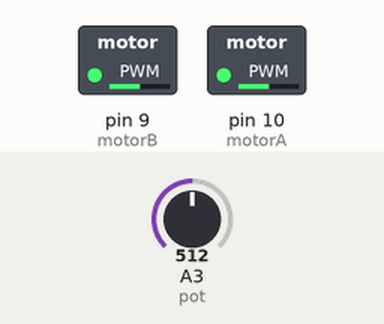
The sketch below on a simulated Arduino Uno, built with avr-gcc and run on an emulated ATmega328P. Shown: switched loads named in the sketch (green lamp = pin HIGH). Inputs (shaded band) come from the test bench; at power-on: A3 (pot) = 512.

Above: at 1.2 s.
1.3 s: A3 (pot) set to 716
At 1.7 s:
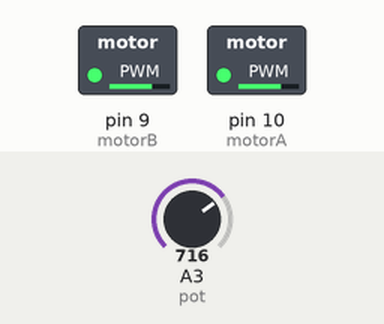
2.8 s: A3 (pot) set to 900
At 4.0 s:
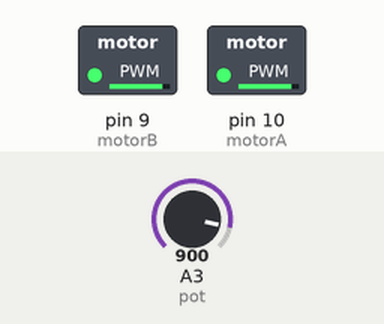
4.3 s: A3 (pot) set to 122
At 5.2 s:
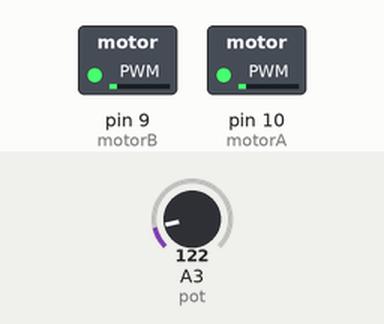
5.8 s: A3 (pot) set to 0
At 6.3 s:
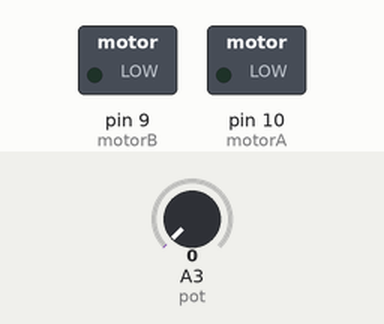
Timing chart, 0 to 8.3 s (numbered marks = the images above; inputs shaded):
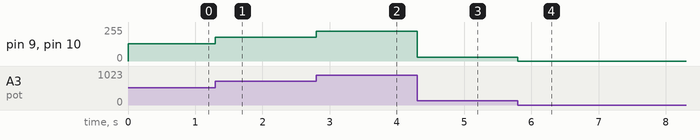

The sketch:

testemotores.ino
```cpp
#define motorA 10
#define motorB 9
#define pot A3


int leitura;
int velocidade;

void setup()
{
  pinMode(motorA, OUTPUT);
  pinMode(motorB, OUTPUT);//esvaziar
}

void loop() {
  leitura = analogRead(pot);
  velocidade = leitura/4;

  analogWrite(motorA, velocidade);
  analogWrite(motorB, velocidade);

}
```

Measured:
- after the input at 1.3 s, pin 9 (motorB), pin 10 (motorA): 128/255 → 179/255 at once
- after the input at 2.8 s, pin 9 (motorB), pin 10 (motorA): 179/255 → 225/255 at once
- after the input at 4.3 s, pin 9 (motorB), pin 10 (motorA): 225/255 → 30/255 at once
- after the input at 5.8 s, pin 9 (motorB), pin 10 (motorA): 30/255 → 0/255 at once
